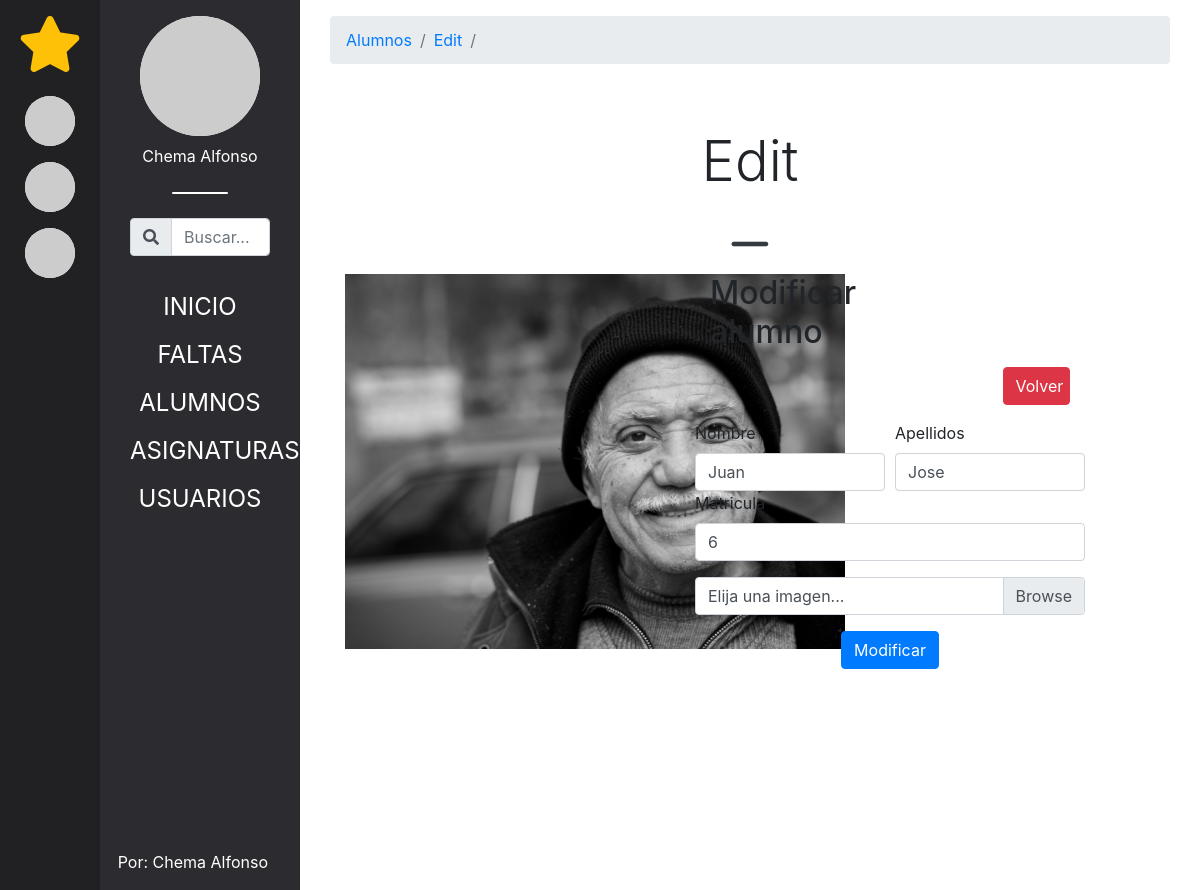
/index.php?controller=alumno&action=edit&id=6, run on the app's committed database.
### tables this page shows
CREATE TABLE IF NOT EXISTS alumnos(
    id        int(11) auto_increment,
    matricula int(11) UNIQUE,
    nombre    varchar(150),
    apellidos varchar(150),
    img       varchar(255),
CONSTRAINT pk_alumnos PRIMARY KEY (id)
);

### controllers/alumnoController.php (called while the page is built, shortened)
<?php
class AlumnoController{
    public function edit(){
        $alumno_id = filter_var($_GET['id'], FILTER_SANITIZE_NUMBER_INT);
        $alumnoEdit = new Alumno();
        $alumnoEdit->AlumnoUnico( $alumno_id );
        require_once 'views/alumnos/crear.php';
    }
}

### models/Router.php (called while the page is built, shortened)
<?php
class Router{
    public function navigator(){
        if ( isset($_GET['controller']) ){
            if ( isset($_GET['action']) ){
                $action = filter_var($_GET['action'], FILTER_SANITIZE_STRING);
            } else {
                $action = 'main';
            }
        } else {
            $controller = 'mainController';
            $action = 'main';
        }
        $ctrl = new $controller();
        $ctrl->$action();
    }
}

### index.php (called while the page is built, shortened)
<?php
require_once 'models/Router.php';
require_once 'views/shared/header.php';
     require_once 'views/shared/favs.php';
     require_once 'views/shared/aside.php';
     require_once 'views/shared/main.php';
 require_once 'views/shared/footer.php';

### db/DbConf.php (called while the page is built)
<?php
abstract class DbConfig{
    private $server = 'localhost';
    private $db = 'faltasdeasistencia';
    private $usr = 'root';
    private $psw = '';
    private $port = '3306';
    protected function getServer(){ return $this->server; }
    protected function getDb(){ return $this->db; }
    protected function getUsr(){ return $this->usr; }
    protected function getPsw(){ return $this->psw; }
    protected function getPort(){ return $this->port; }
}

### db/db.php (called while the page is built, shortened)
<?php
require_once 'DbConf.php';
class Db extends DbConfig{
    private $conn;
    public function __construct(){
        try
        {
            $cadena = 'mysql:host=' . $this->getServer() .
                      ';dbname='    . $this->getDb() .
                      ';port='      . $this->getPort();
            $this->conn = new PDO( $cadena, $this->getUsr(), $this->getPsw() );
            $this->conn->exec('SET CHARACTER SET utf8');
            $this->conn->setAttribute(PDO::ATTR_ERRMODE,
                                     PDO::ERRMODE_EXCEPTION);
        }
        catch(PDOExcerption $e)
        {
            $this->error = 'No se ha podido establecer la conexión: ' .
                           $e->getMessage();
        }
    }
    public function seleccionar( $sql ){
        $sent = $this->conn->prepare( $sql );
        $sent->execute();
        $this->filas = $sent->fetchAll( PDO::FETCH_OBJ );
        return true;
    }
}

### models/Alumno.php (called while the page is built, shortened)
<?php
require_once 'db/db.php';
class Alumno extends Db{
    public function AlumnoUnico( $id )
    {
        if ( $this->seleccionar("SELECT * FROM alumnos WHERE id = $id") )
        {
            return true;
        }
        return false;
    }
}

### views/alumnos/crear.php (the view, shortened to what this page needs)
<div class="row">
    <div class="col-5">
        <div class="viewItemImgContainer m-auto overflow-hidden">
            <img class="viewItemImg img-fluid" src="<?= isset($alumnoEdit) ? $alumnoEdit->filas[0]->img : 'https://picsum.photos/500/600?image=12' ?>" alt="<?= isset($alumnoEdit) ? $alumnoEdit->filas[0]->nombre : '' ?>">
        </div>
    </div>
    <div class="col-6 ">
        <div class="row">
            <div class="col-12 ">
                    <div class="row">
                        <div class="col-12">
                        <div class="col-6  justify-content-center">
                            <h2><?= isset($alumnoEdit) ? 'Modificar alumno' : 'Nuevo alumno' ?></h2>
                        </div>
                        <div class="col-3 offset-9 justify-content-center">
                            <a class="d-block my-3 btn btn-danger" href="index.php?controller=alumno&action=main">Volver</a>
                        </div>
                        </div>
                    </div>
                <form action="<?= isset($alumnoEdit) ? "index.php?controller=alumno&action=create&edit=true" :"index.php?controller=alumno&action=create"?>" method="POST" enctype="multipart/form-data">
                    <div class="form-row">
                        <div class="col">
                            <label for="nombre">Nombre</label>
                            <input class="form-control" name="nombre" type="text" value="<?= isset($alumnoEdit) ? $alumnoEdit->filas[0]->nombre : '' ?>" required>
                        </div>
                        <div class="col">
                            <label for="apellido">Apellidos</label>
                            <input class="form-control" name="apellidos" type="text" value="<?= isset($alumnoEdit) ? $alumnoEdit->filas[0]->apellidos : '' ?>" required>
                        </div>
                    </div>
                    <div class="form-group">
                        <label for="matricula">Matricula</label>
                        <input class="form-control" name="matricula" type="text" value="<?= isset($alumnoEdit) ? $alumnoEdit->filas[0]->matricula : '' ?>" required>
                    </div>
                    <div class="custom-file">
                        <label class="custom-file-label" for="img">Elija una imagen...</label>
                    </div>
                    <div class="col-12 text-center mt-3">
                        <input class="btn btn-primary" type="submit" value="<?= isset($alumnoEdit) ? 'Modificar' : 'Crear' ?>" >
                    </div>
                </form>
            </div>
        </div>
    </div>
</div>

### assets/css/mainStyles.css (style rules this page uses)
* { margin: 0; padding: 0; }
a { transition: all .3s; }
.viewItemImgContainer { width: 500px; height: 600px; position: relative; }

### data on the page
alumnos: img (picture), nombre "Juan", apellidos "Jose", matricula "6"

### other printed values
$breadcrum "Alumnos"
$breadcrum "Edit"
